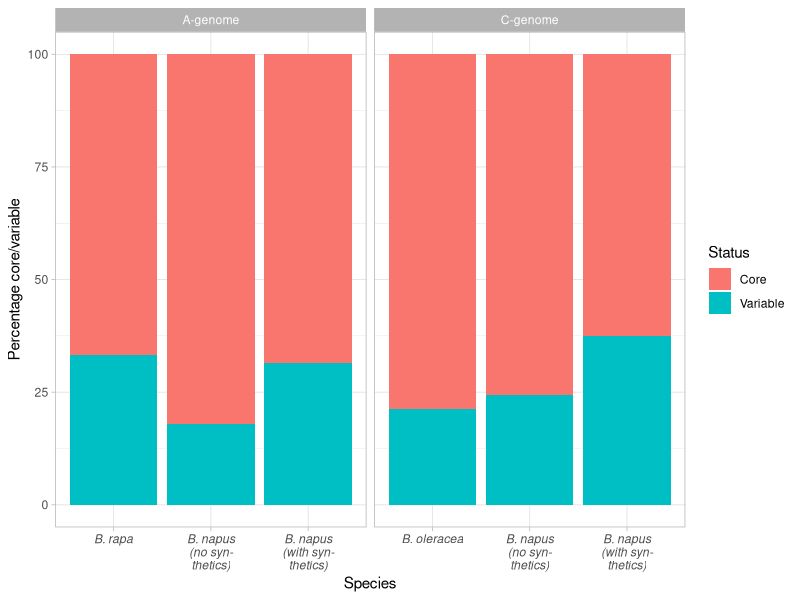

Write R code to recreate this figure.

#core_vs_variable <- data.frame(stringsAsFactors=TRUE,
#      Status = c("Variable", "Variable", "Variable", "Core", "Core", "Core", "Variable",
#                 "Variable", "Variable", "Core", "Core", "Core"),
#     Species = c("B. rapa", "B. napus\n(with syn-\nthetics)", "B. napus\n(no syn-\nthetics)", "B. rapa", "B. napus\n(with syn-\nthetics)", "B. napus\n(no syn-\nthetics)",
#                 "B. oleracea", "B. napus\n(with syn-\nthetics)", "B. napus\n(no syn-\nthetics)", "B. oleracea", "B. napus\n(with syn-\nthetics)", "B. napus\n(no syn-\nthetics)"),
#      Genome = c("A-genome", "A-genome", "A-genome", "A-genome", "A-genome", "A-genome", "C-genome", "C-genome", "C-genome",
#                 "C-genome", "C-genome", "C-genome"),
#       Count = c(21729, 16844, 10447, 42089, 32145, 38542, 14667, 28464, 18233, 50973, 41938, 52169),
#     Perc = c(21729/63818*100, 16844/48989*100, 10447/48989*100, 42089/63818*100, 32145/48989*100, 38542/48989*100,
#              14667/65640*100,28464/70402*100, 18233/70402*100, 50973/65640*100, 41938/70402*100, 52169/70402*100)
#              
#)
library(tidyverse)
#write_tsv(core_vs_variable, 'core_vs_variable.tsv')
core_vs_variable <- read_tsv('core_vs_variable.tsv')
core_vs_variable$Perc
View(core_vs_variable)
library(tidyverse)
totals <- core_vs_variable %>% group_by(Species, Genome) %>% summarise(total = sum(Count))
totals


core_vs_variable
library(ggplot2)
library(cowplot)
theme_set(theme_light())
p <- ggplot(data = core_vs_variable, aes(
  x = factor(Species, levels = c('B. rapa', 'B. oleracea', "B. napus\n(no syn-\nthetics)",'B. napus\n(with syn-\nthetics)')),
  y = Perc,
  group = Status
)) +
  ylab("Percentage core/variable") +
  xlab('Species') +
  #geom_point(size = 3) +
  #geom_line() +
  geom_col(aes(fill=Status)) +
  scale_color_brewer(palette='Dark2') +
  facet_grid( ~ Genome, space = 'free', scale = 'free') +
  theme(axis.text.x = element_text(face = "italic")) 
p

save_plot(p, filename = 'Core_Variable_Genes_Per_A_C_Genome.png', base_aspect_ratio = 1.3, base_height = 5)
